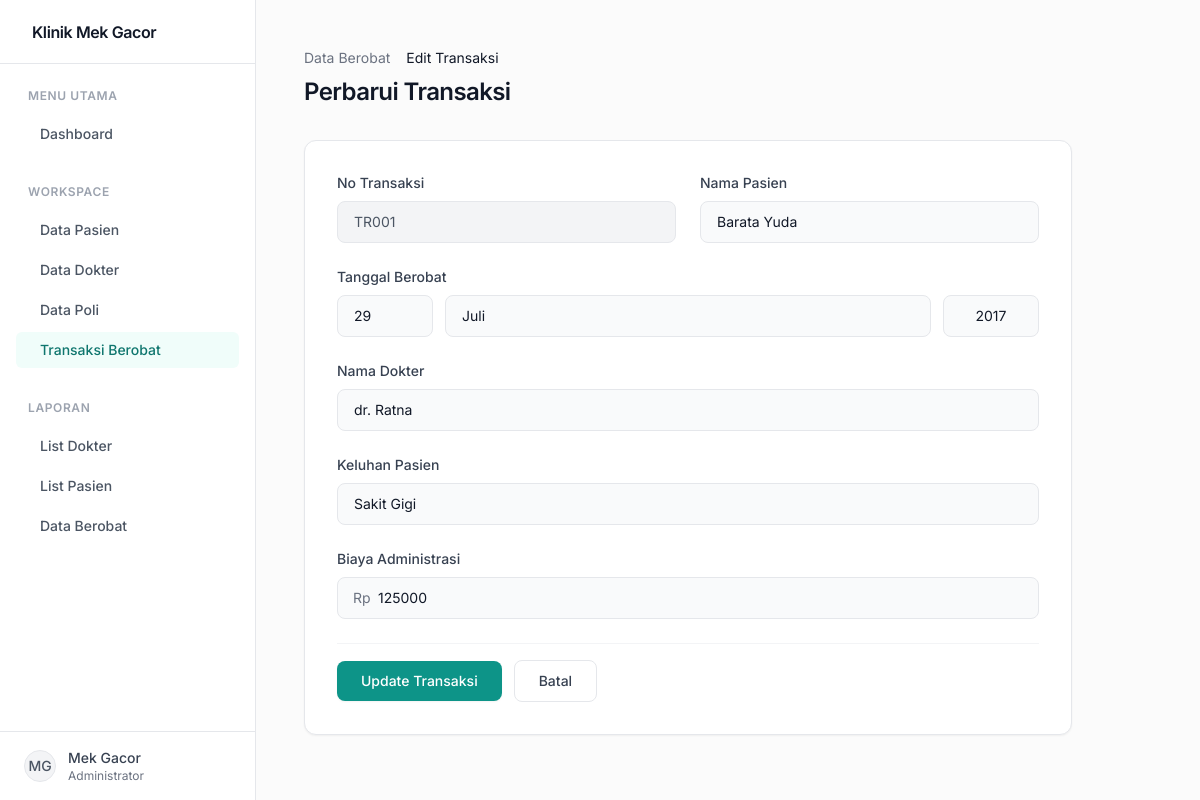
/editberobat.php?id=TR001, run on the app's committed database.
### tables this page shows
CREATE TABLE IF NOT EXISTS Berobat (
    No_Transaksi VARCHAR(20) PRIMARY KEY,
    PasienKlinik_ID VARCHAR(10),
    Tanggal_Berobat DATE NOT NULL,
    Dokter_ID VARCHAR(10),
    Keluhan_Pasien TEXT NOT NULL,
    Biaya_Adm INT NOT NULL,
    FOREIGN KEY (PasienKlinik_ID) REFERENCES Pasien(PasienKlinik_ID) ON DELETE CASCADE ON UPDATE CASCADE,
    FOREIGN KEY (Dokter_ID) REFERENCES Dokter(Dokter_ID) ON DELETE SET NULL ON UPDATE CASCADE
);

### editberobat.php (the view, shortened to what this page needs)
<?php
include 'koneksi.php';
$id = mysqli_real_escape_string($conn, $_GET['id']);
$sql_edit = "SELECT * FROM Berobat WHERE No_Transaksi = '$id'";
$res_edit = mysqli_query($conn, $sql_edit);
$data = mysqli_fetch_assoc($res_edit);
$date_parts = explode('-', $data['Tanggal_Berobat']);
$tgl_edit = (int)$date_parts[2];
$bln_edit = (int)$date_parts[1];
$thn_edit = (int)$date_parts[0];
include 'header.php';
?>
<div class="mb-8">
    <div class="flex items-center text-sm text-gray-500 mb-2">
        <a href="listberobat.php" class="hover:text-brand-600 transition-colors">Data Berobat</a>
        <span class="text-gray-900">Edit Transaksi</span>
    </div>
    <h2 class="text-2xl font-semibold text-gray-900 tracking-tight">Perbarui Transaksi</h2>
</div>
<div class="bg-white rounded-xl shadow-sm border border-gray-200 p-6 md:p-8 max-w-3xl">
    <form action="" method="post" class="space-y-6">
        <div class="grid grid-cols-1 md:grid-cols-2 gap-6">
            <div class="space-y-2">
                <label class="block text-sm font-medium text-gray-700">No Transaksi</label>
                <input type="text" name="no_transaksi" value="<?php echo htmlspecialchars($data['No_Transaksi']); ?>" readonly class="w-full px-4 py-2.5 bg-gray-100 border border-gray-200 rounded-lg outline-none text-sm text-gray-600 cursor-not-allowed">
            </div>
            <div class="space-y-2">
                <label class="block text-sm font-medium text-gray-700">Nama Pasien</label>
                <div class="relative">
                    <select name="pasien_id" required class="w-full px-4 py-2.5 bg-gray-50 border border-gray-200 rounded-lg focus:bg-white focus:ring-2 focus:ring-brand-500/20 focus:border-brand-500 outline-none transition-all text-sm text-gray-900 appearance-none">
                        <?php
                        $sql_p = "SELECT PasienKlinik_ID, Nama_PasienKlinik FROM Pasien";
                        $res_p = mysqli_query($conn, $sql_p);
                        while($row_p = mysqli_fetch_assoc($res_p)) {
                            $selected = ($row_p['PasienKlinik_ID'] == $data['PasienKlinik_ID']) ? 'selected' : '';
                            echo "<option value='".$row_p['PasienKlinik_ID']."' $selected>".$row_p['Nama_PasienKlinik']."</option>";
                        }
                        ?>
                    </select>
                </div>
            </div>
        </div>
        <div class="space-y-2">
            <label class="block text-sm font-medium text-gray-700">Tanggal Berobat</label>
            <div class="flex gap-3">
                <div class="relative w-24 flex-shrink-0">
                    <select name="tanggal" required class="w-full px-4 py-2.5 bg-gray-50 border border-gray-200 rounded-lg focus:bg-white focus:ring-2 focus:ring-brand-500/20 focus:border-brand-500 outline-none transition-all text-sm text-gray-900 appearance-none">
                        <?php
                        for($i=1; $i<=31; $i++){
                            $selected = ($i == $tgl_edit) ? 'selected' : '';
                            echo "<option value='$i' $selected>$i</option>";
                        }
                        ?>
                    </select>
                </div>
                <div class="relative flex-grow">
                    <select name="bulan" required class="w-full px-4 py-2.5 bg-gray-50 border border-gray-200 rounded-lg focus:bg-white focus:ring-2 focus:ring-brand-500/20 focus:border-brand-500 outline-none transition-all text-sm text-gray-900 appearance-none">
                        <?php
                        $nama_bulan = array(1=>'Januari', 'Februari', 'Maret', 'April', 'Mei', 'Juni', 'Juli', 'Agustus', 'September', 'Oktober', 'November', 'Desember');
                        foreach($nama_bulan as $key => $val){
                            $selected = ($key == $bln_edit) ? 'selected' : '';
                            echo "<option value='$key' $selected>$val</option>";
                        }
                        ?>
                    </select>
                </div>
                <input type="text" name="tahun" value="<?php echo $thn_edit; ?>" required placeholder="Tahun" class="w-24 flex-shrink-0 px-4 py-2.5 bg-gray-50 border border-gray-200 rounded-lg focus:bg-white focus:ring-2 focus:ring-brand-500/20 focus:border-brand-500 outline-none transition-all text-sm text-gray-900 text-center">
            </div>
        </div>
        <div class="space-y-2">
            <label class="block text-sm font-medium text-gray-700">Nama Dokter</label>
            <div class="relative">
                <select name="dokter_id" required class="w-full px-4 py-2.5 bg-gray-50 border border-gray-200 rounded-lg focus:bg-white focus:ring-2 focus:ring-brand-500/20 focus:border-brand-500 outline-none transition-all text-sm text-gray-900 appearance-none">
                    <?php
                    $sql_d = "SELECT Dokter_ID, Nama_Dokter FROM Dokter";
                    $res_d = mysqli_query($conn, $sql_d);
                    while($row_d = mysqli_fetch_assoc($res_d)){
                        $selected = ($row_d['Dokter_ID'] == $data['Dokter_ID']) ? 'selected' : '';
                        echo "<option value='".$row_d['Dokter_ID']."' $selected>".$row_d['Nama_Dokter']."</option>";
                    }
                    ?>
                </select>
            </div>
        </div>
        <div class="space-y-2">
            <label class="block text-sm font-medium text-gray-700">Keluhan Pasien</label>
            <input type="text" name="keluhan" value="<?php echo htmlspecialchars($data['Keluhan_Pasien']); ?>" required class="w-full px-4 py-2.5 bg-gray-50 border border-gray-200 rounded-lg focus:bg-white focus:ring-2 focus:ring-brand-500/20 focus:border-brand-500 outline-none transition-all text-sm text-gray-900">
        </div>
        <div class="space-y-2">
            <label class="block text-sm font-medium text-gray-700">Biaya Administrasi</label>
            <div class="relative">
                <div class="absolute inset-y-0 left-0 pl-4 flex items-center pointer-events-none">
                    <span class="text-gray-500 sm:text-sm">Rp</span>
                </div>
                <input type="text" name="biaya" value="<?php echo htmlspecialchars($data['Biaya_Adm']); ?>" required class="w-full pl-10 pr-4 py-2.5 bg-gray-50 border border-gray-200 rounded-lg focus:bg-white focus:ring-2 focus:ring-brand-500/20 focus:border-brand-500 outline-none transition-all text-sm text-gray-900">
            </div>
        </div>
        <div class="pt-4 flex items-center gap-3 border-t border-gray-100">
            <button type="submit" class="px-6 py-2.5 bg-brand-600 hover:bg-brand-700 text-white text-sm font-medium rounded-lg transition-colors shadow-sm focus:outline-none focus:ring-2 focus:ring-offset-2 focus:ring-brand-500">
                Update Transaksi
            </button>
            <a href="listberobat.php" class="px-6 py-2.5 bg-white border border-gray-200 hover:bg-gray-50 text-gray-700 text-sm font-medium rounded-lg transition-colors focus:outline-none focus:ring-2 focus:ring-offset-2 focus:ring-gray-200 text-center">
                Batal
            </a>
        </div>
    </form>
</div>
<?php include 'footer.php'; ?>

### data on the page
berobat: no_transaksi "TR001", tahun "2017", keluhan "Sakit Gigi", biaya "125000"

### other printed values
form field pasien_id "Barata Yuda"
form field tanggal "29"
form field bulan "Juli"
form field dokter_id "dr. Ratna"
